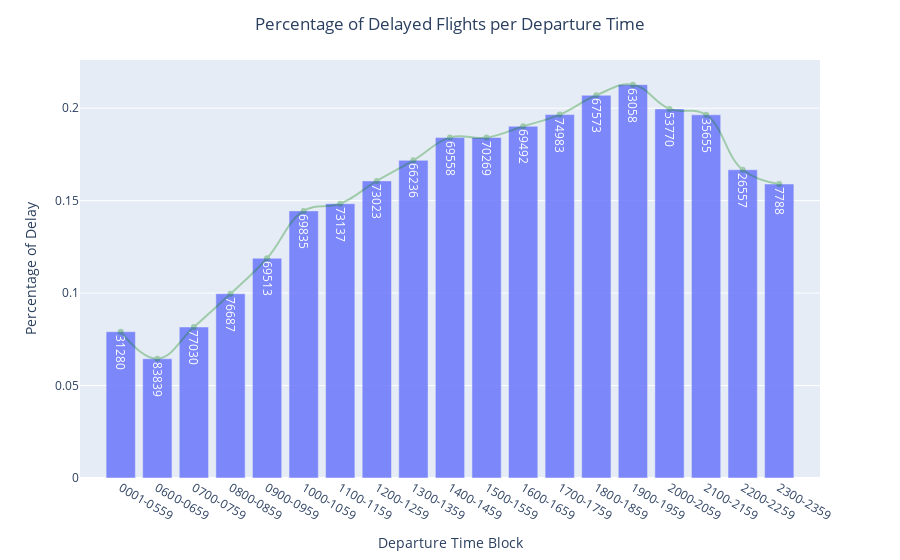

Source (notebook cell):
### Code cell
fig = px.bar(df_time_blk, y="Percent_of_delayed", x='Departure_Time_Block', text='Flights', opacity = 0.8)
fig.update_traces(texttemplate='%{text:,6}', textposition='inside')
fig.update_layout(uniformtext_minsize=4, uniformtext_mode='hide', title_x = 0.5,title_text='Percentage of Delayed Flights per Departure Time', yaxis=dict(title='Percentage of Delay'),
                  xaxis=dict(title='Departure Time Block'))
# fig.add_annotation( x='WN', y=100000, text="Highest OP CARRIER - WN",showarrow=True, font=dict( family="Courier New, monospace", size=10, color="#ffffff" ), align="right", arrowhead=2, arrowsize=1, arrowwidth=2, arrowcolor="#636363", ax=120, ay=0, bordercolor="#c7c7c7", borderwidth=2, borderpad=4, bgcolor="#ff7f0e", opacity=0.8)

fig.add_trace(go.Scatter(x=df_time_blk['Departure_Time_Block'], y=df_time_blk['Percent_of_delayed'],
                    mode='lines+markers',opacity = 0.3,showlegend=False,
                   line = dict(
        smoothing = 1.2, color = 'green',
        shape = "spline"
    )))

fig.show()

### Figure 1 — Plotly figure (JSON) as saved in the notebook; plotly's stock layout.template omitted (floating-point values rounded to 4 significant figures)
{"data": [{"alignmentgroup": "True", "hovertemplate": "Departure_Time_Block=%{x}<br>Percent_of_delayed=%{y}<br>Flights=%{text}<extra></extra>", "legendgroup": "", "marker": {"color": "#636efa", "opacity": 0.8}, "name": "", "offsetgroup": "", "orientation": "v", "showlegend": false, "text": [31280, 83839, 77030, 76687, 69513, 69835, 73137, 73023, 66236, 69558, 70269, 69492, 74983, 67573, 63058, 53770, 35655, 26557, 7788], "textposition": "inside", "texttemplate": "%{text:,6}", "type": "bar", "x": ["0001-0559", "0600-0659", "0700-0759", "0800-0859", "0900-0959", "1000-1059", "1100-1159", "1200-1259", "1300-1359", "1400-1459", "1500-1559", "1600-1659", "1700-1759", "1800-1859", "1900-1959", "2000-2059", "2100-2159", "2200-2259", "2300-2359"], "xaxis": "x", "y": [0.07912, 0.06448, 0.08166, 0.09964, 0.1189, 0.1445, 0.1484, 0.1607, 0.1718, 0.1841, 0.1841, 0.1902, 0.1965, 0.207, 0.2127, 0.1996, 0.1964, 0.1667, 0.159], "yaxis": "y"}, {"line": {"color": "green", "shape": "spline", "smoothing": 1.2}, "mode": "lines+markers", "opacity": 0.3, "showlegend": false, "type": "scatter", "x": ["0001-0559", "0600-0659", "0700-0759", "0800-0859", "0900-0959", "1000-1059", "1100-1159", "1200-1259", "1300-1359", "1400-1459", "1500-1559", "1600-1659", "1700-1759", "1800-1859", "1900-1959", "2000-2059", "2100-2159", "2200-2259", "2300-2359"], "y": [0.07912, 0.06448, 0.08166, 0.09964, 0.1189, 0.1445, 0.1484, 0.1607, 0.1718, 0.1841, 0.1841, 0.1902, 0.1965, 0.207, 0.2127, 0.1996, 0.1964, 0.1667, 0.159]}], "layout": {"barmode": "relative", "legend": {"tracegroupgap": 0}, "margin": {"t": 60}, "title": {"text": "Percentage of Delayed Flights per Departure Time", "x": 0.5}, "uniformtext": {"minsize": 4, "mode": "hide"}, "xaxis": {"anchor": "y", "domain": [0, 1], "title": {"text": "Departure Time Block"}}, "yaxis": {"anchor": "x", "domain": [0, 1], "title": {"text": "Percentage of Delay"}}}}
